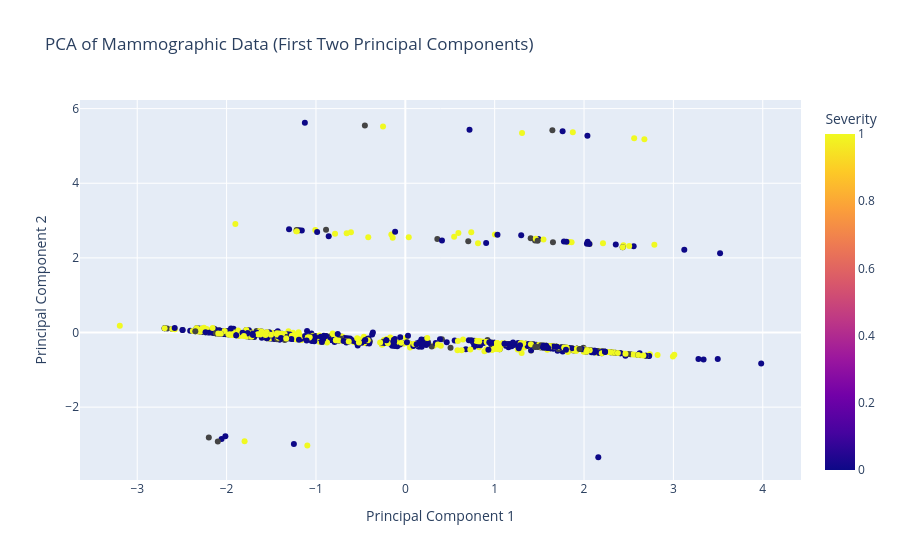

Notebook code for this chart:
### Code cell
import pandas as pd
from sklearn.decomposition import PCA
from sklearn.preprocessing import StandardScaler
import plotly.express as px

# Assuming mmgData_notnan already exists
# Separate features and target variable (assuming 'Severity' is the target)
X = mmgData_notnan.drop(columns=['Severity'])
y = mmgData_notnan['Severity']

# Standardize the features (important for PCA)
scaler = StandardScaler()
X_scaled = scaler.fit_transform(X)

# Apply PCA to reduce dimensions
pca = PCA(n_components=2)  # Keep only the first two principal components for visualization
X_pca = pca.fit_transform(X_scaled)

# Create a DataFrame for the PCA result and add the target variable 'Severity'
pca_df = pd.DataFrame(data=X_pca, columns=['PC1', 'PC2'])
pca_df['Severity'] = y

# Plot the first two principal components
fig = px.scatter(pca_df, x='PC1', y='PC2', color='Severity',
                 title='PCA of Mammographic Data (First Two Principal Components)',
                 labels={'PC1': 'Principal Component 1', 'PC2': 'Principal Component 2'})
fig.show()

# Print the explained variance ratio
print("Explained variance ratio of each component:", pca.explained_variance_ratio_)

### Figure 1 — Plotly figure (JSON) as saved in the notebook; plotly's stock layout.template omitted (floating-point values rounded to 4 significant figures; data arrays with more than 128 entries replaced by an {"elided": "..."} marker saying what was removed)
{"data": [{"hovertemplate": "Principal Component 1=%{x}<br>Principal Component 2=%{y}<br>Severity=%{marker.color}<extra></extra>", "legendgroup": "", "marker": {"color": {"elided": "829 int values"}, "coloraxis": "coloraxis", "symbol": "circle"}, "mode": "markers", "name": "", "orientation": "v", "showlegend": false, "type": "scatter", "x": {"elided": "829 float values"}, "xaxis": "x", "y": {"elided": "829 float values"}, "yaxis": "y"}], "layout": {"autosize": true, "coloraxis": {"colorbar": {"title": {"text": "Severity"}}, "colorscale": [[0, "#0d0887"], [0.1111, "#46039f"], [0.2222, "#7201a8"], [0.3333, "#9c179e"], [0.4444, "#bd3786"], [0.5556, "#d8576b"], [0.6667, "#ed7953"], [0.7778, "#fb9f3a"], [0.8889, "#fdca26"], [1, "#f0f921"]]}, "legend": {"tracegroupgap": 0}, "title": {"text": "PCA of Mammographic Data (First Two Principal Components)"}, "xaxis": {"anchor": "y", "autorange": true, "domain": [0, 1], "range": [-3.631, 4.418], "title": {"text": "Principal Component 1"}, "type": "linear"}, "yaxis": {"anchor": "x", "autorange": true, "domain": [0, 1], "range": [-4.083, 6.361], "title": {"text": "Principal Component 2"}, "type": "linear"}}}
